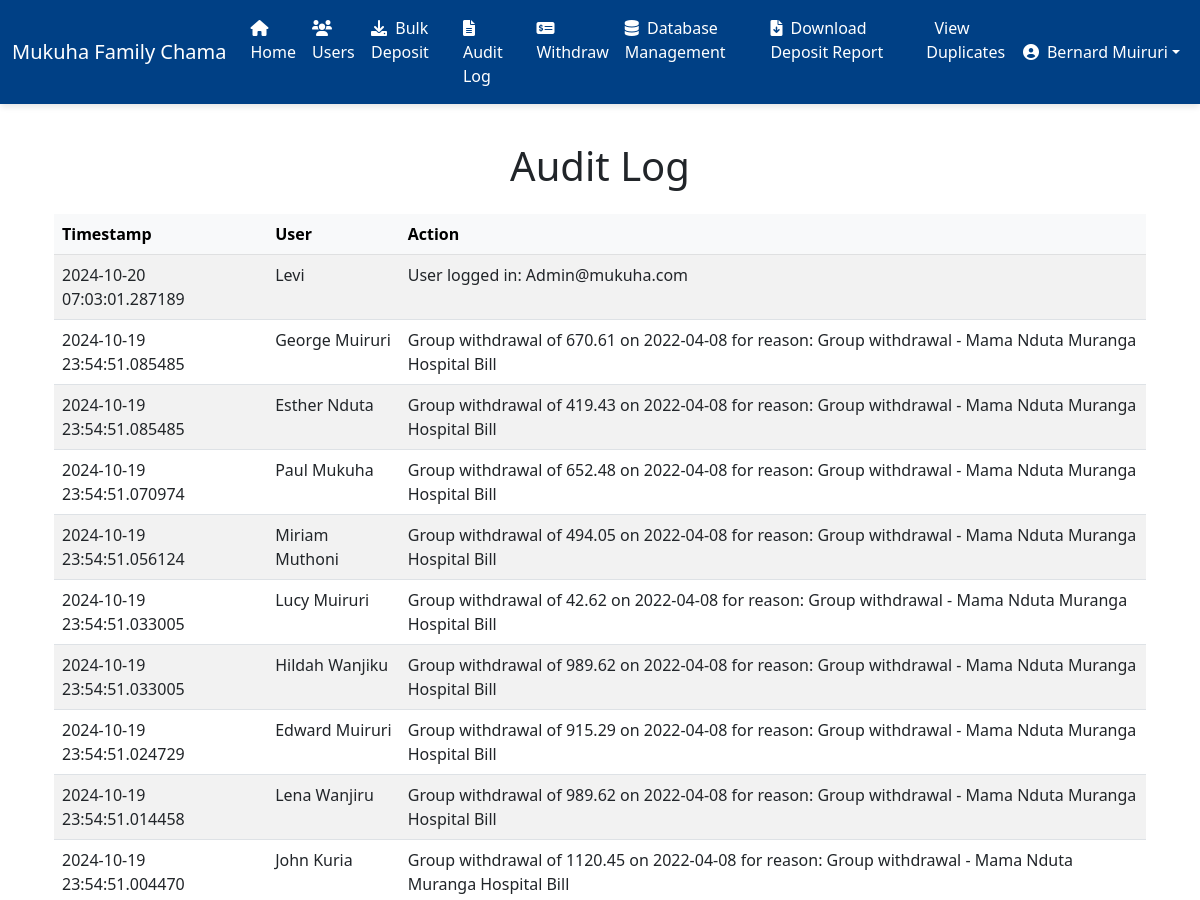
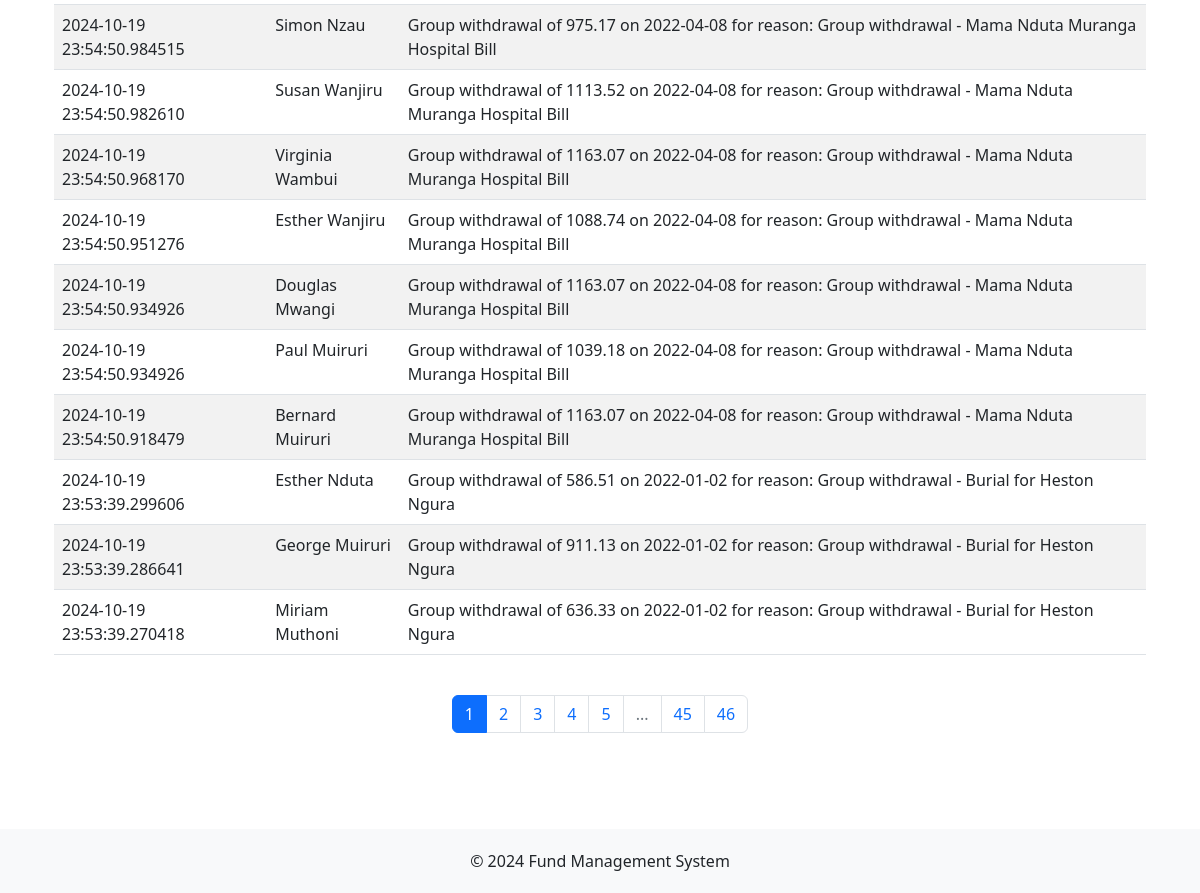
Page /audit_log (signed in) on the committed database (2 pictures, top to bottom).
### app.py (models this page shows, shortened)
class User(db.Model):
    id = db.Column(db.Integer, primary_key=True)
    name = db.Column(db.String(80), nullable=False)
    email = db.Column(db.String(120), unique=True, nullable=False)
    password = db.Column(db.String(255), nullable=False)
    role = db.Column(db.String(20), nullable=False, default='member')
    is_password_changed = db.Column(db.Boolean, default=False)
    deposits = db.relationship('Deposit', backref='user', lazy='dynamic')
    withdrawals = db.relationship('Withdrawal', backref='user', lazy='dynamic')

class AuditLog(db.Model):
    id = db.Column(db.Integer, primary_key=True)
    user_id = db.Column(db.Integer, db.ForeignKey('user.id'), nullable=False)
    action = db.Column(db.String(200), nullable=False)
    timestamp = db.Column(db.DateTime, nullable=False, default=datetime.utcnow)
    user = db.relationship('User', backref=db.backref('audit_logs', lazy='dynamic'))

### app.py (the view)
@app.route('/audit_log')
@login_required
@password_change_required
def audit_log():
    page = request.args.get('page', 1, type=int)
    per_page = 20  # Number of logs per page
    logs = AuditLog.query.order_by(AuditLog.timestamp.desc()).paginate(page=page, per_page=per_page, error_out=False)
    return render_template('audit_log.html', logs=logs)

### app.py (called while the page is built)
def login_required(f):
    @wraps(f)
    def decorated_function(*args, **kwargs):
        if 'user_id' not in session:
            return redirect(url_for('login', next=request.url))
        return f(*args, **kwargs)
    return decorated_function

def password_change_required(f):
    @wraps(f)
    def decorated_function(*args, **kwargs):
        user_id = session.get('user_id')
        if not user_id:
            return redirect(url_for('login'))
        user = User.query.get(user_id)
        if not user:
            session.pop('user_id', None)  # Clear invalid session
            return redirect(url_for('login'))
        if not user.is_password_changed:
            return redirect(url_for('change_password'))
        return f(*args, **kwargs)
    return decorated_function

@app.context_processor
def inject_user():
    if 'user_id' in session:
        user = User.query.get(session['user_id'])
        return dict(current_user=user)
    return dict(current_user=None)

### templates/audit_log.html (shortened to what this page needs)
{% extends "base.html" %}
{% block content %}
<div class="container my-5">
    <h1 class="text-center mb-4">Audit Log</h1>
    <div class="table-responsive">
        <table class="table table-striped table-hover">
            <thead class="table-light">
                <tr>
                    <th>Timestamp</th>
                    <th>User</th>
                    <th>Action</th>
                </tr>
            </thead>
            <tbody>
                {% for log in logs.items %}
                <tr>
                    <td>{{ log.timestamp }}</td>
                    <td>{{ log.user.name }}</td>
                    <td>{{ log.action }}</td>
                </tr>
                {% endfor %}
            </tbody>
        </table>
    </div>
    <nav aria-label="Page navigation" class="mt-4">
        <ul class="pagination justify-content-center">
            {% for page in logs.iter_pages() %}
                {% if page %}
                    {% if page != logs.page %}
                        <li class="page-item"><a class="page-link" href="{{ url_for('audit_log', page=page) }}">{{ page }}</a></li>
                    {% else %}
                        <li class="page-item active"><span class="page-link">{{ page }}</span></li>
                    {% endif %}
                {% else %}
                    <li class="page-item disabled"><span class="page-link">...</span></li>
                {% endif %}
            {% endfor %}
        </ul>
    </nav>
</div>
{% endblock %}

### templates/base.html (shortened to what this page needs)
<!DOCTYPE html>
<html lang="en">
<head>
    <link href="https://cdn.jsdelivr.net/npm/tailwindcss@2.2.19/dist/tailwind.min.css" rel="stylesheet">
    <link rel="stylesheet" href="https://cdnjs.cloudflare.com/ajax/libs/font-awesome/6.1.1/css/all.min.css">
    <link rel="stylesheet" href="https://cdn.jsdelivr.net/npm/bootstrap@5.2.3/dist/css/bootstrap.min.css">
    <link rel="stylesheet" href="https://cdnjs.cloudflare.com/ajax/libs/font-awesome/6.0.0-beta3/css/all.min.css" />
</head>
<body>
    <nav class="navbar navbar-expand-lg fixed-top
        {% if current_user %}
            {% if current_user.role == 'admin' %}
                navbar-admin
            {% elif current_user.role == 'member' %}
                navbar-member
            {% else %}
                navbar-light bg-light
            {% endif %}
        {% else %}
            navbar-light bg-light
        {% endif %}
    ">
        <div class="container-fluid">
            <a class="navbar-brand" href="{{ url_for('home') }}">Mukuha Family Chama</a>
            <div class="collapse navbar-collapse" id="navbarNav">
                {% if current_user and current_user.role == 'admin' %}
                    <ul class="navbar-nav me-auto mb-2 mb-lg-0">
                        <li class="nav-item">
                            <a class="nav-link {% if request.endpoint == 'index' %}active{% endif %}" href="{{ url_for('index') }}">
                                <i class="fas fa-home me-1"></i> Home
                            </a>
                        </li>
                        <li class="nav-item">
                            <a class="nav-link {% if request.endpoint == 'users' %}active{% endif %}" href="{{ url_for('users') }}">
                                <i class="fas fa-users me-1"></i> Users
                            </a>
                        </li>
                        <li class="nav-item">
                            <a class="nav-link {% if request.endpoint == 'bulk_deposit' %}active{% endif %}" href="{{ url_for('bulk_deposit') }}">
                                <i class="fas fa-download me-1"></i> Bulk Deposit
                            </a>
                        </li>
                        <li class="nav-item">
                            <a class="nav-link {% if request.endpoint == 'audit_log' %}active{% endif %}" href="{{ url_for('audit_log') }}">
                                <i class="fas fa-file-alt me-1"></i> Audit Log
                            </a>
                        </li>
                        <li class="nav-item">
                            <a class="nav-link {% if request.endpoint == 'withdraw' %}active{% endif %}" href="{{ url_for('withdraw') }}">
                                <i class="fas fa-money-check-alt me-1"></i> Withdraw
                            </a>
                        </li>
                        <li class="nav-item">
                            <a class="nav-link {% if request.endpoint == 'database_management' %}active{% endif %}" href="{{ url_for('database_management') }}">
                                <i class="fas fa-database me-1"></i> Database Management
                            </a>
                        </li>
                        <li class="nav-item">
                            <a class="nav-link {% if request.endpoint == 'download_deposit_report' %}active{% endif %}" href="{{ url_for('download_deposit_report') }}">
                                <i class="fas fa-file-download me-1"></i> Download Deposit Report
                            </a>
                        </li>
                        <li class="nav-item">
                            <a class="nav-link {% if request.endpoint == 'duplicate_deposits' %}active{% endif %}" href="{{ url_for('duplicate_deposits') }}">
                                 View Duplicates
                            </a>
                        </li>
                    </ul>
                {% endif %}
                <ul class="navbar-nav ms-auto mb-2 mb-lg-0">
                    {% if current_user %}
                        <li class="nav-item dropdown">
                            <a class="nav-link dropdown-toggle d-flex align-items-center" href="#" id="userDropdown" role="button" data-bs-toggle="dropdown" aria-expanded="false">
                                <i class="fas fa-user-circle me-2"></i> {{ current_user.name }}
                            </a>
                        </li>
                    {% else %}
                        <li class="nav-item">
                            <a class="nav-link {% if request.endpoint == 'login' %}active{% endif %}" href="{{ url_for('login') }}">
                                <i class="fas fa-sign-in-alt me-1"></i> Login
                            </a>
                        </li>
                    {% endif %}
                </ul>
            </div>
        </div>
    </nav>
    <div class="container content mt-4 mb-5">
        {% block content %}{% endblock %}
    </div>
    <footer>
        <div class="container">
            <p class="mb-0">&copy; 2024 Fund Management System</p>
        </div>
    </footer>
</body>
</html>

### templates/base.html (style rules this page uses)
body { display: flex; flex-direction: column; min-height: 100vh; padding-top: 70px; margin: 0; }
.content { flex: 1; }
footer { background-color: #f8f9fa; padding: 20px 0; width: 100%; text-align: center; }
.navbar { box-shadow: 0 4px 6px -1px rgba(0,0,0,0.1); transition: box-shadow 0.3s ease-in-out; }
.navbar-admin { background-color: #004085; }
.navbar-admin .nav-link, .navbar-member .nav-link, .navbar-admin .navbar-brand, .navbar-member .navbar-brand, .navbar-admin .dropdown-item, .navbar-member .dropdown-item { color: #ffffff !important; }

### rows in the picture
User: name "Bernard Muiruri"
AuditLog: timestamp "2024-10-20 07:03:01.287189", user.name "Levi", action "User logged in: Admin@mukuha.com"
AuditLog: timestamp "2024-10-19 23:54:51.085485", user.name "George Muiruri", action "Group withdrawal of 670.61 on 2022-04-08 for reason: Group withdrawal - Mama Nduta Muranga Hospital Bill"
AuditLog: timestamp "2024-10-19 23:54:51.085485", user.name "Esther Nduta", action "Group withdrawal of 419.43 on 2022-04-08 for reason: Group withdrawal - Mama Nduta Muranga Hospital Bill"
AuditLog: timestamp "2024-10-19 23:54:51.070974", user.name "Paul Mukuha", action "Group withdrawal of 652.48 on 2022-04-08 for reason: Group withdrawal - Mama Nduta Muranga Hospital Bill"
AuditLog: timestamp "2024-10-19 23:54:51.056124", user.name "Miriam Muthoni", action "Group withdrawal of 494.05 on 2022-04-08 for reason: Group withdrawal - Mama Nduta Muranga Hospital Bill"
AuditLog: timestamp "2024-10-19 23:54:51.033005", user.name "Lucy Muiruri", action "Group withdrawal of 42.62 on 2022-04-08 for reason: Group withdrawal - Mama Nduta Muranga Hospital Bill"
AuditLog: timestamp "2024-10-19 23:54:51.033005", user.name "Hildah Wanjiku", action "Group withdrawal of 989.62 on 2022-04-08 for reason: Group withdrawal - Mama Nduta Muranga Hospital Bill"
AuditLog: timestamp "2024-10-19 23:54:51.024729", user.name "Edward Muiruri", action "Group withdrawal of 915.29 on 2022-04-08 for reason: Group withdrawal - Mama Nduta Muranga Hospital Bill"
AuditLog: timestamp "2024-10-19 23:54:51.014458", user.name "Lena Wanjiru", action "Group withdrawal of 989.62 on 2022-04-08 for reason: Group withdrawal - Mama Nduta Muranga Hospital Bill"
AuditLog: timestamp "2024-10-19 23:54:51.004470", user.name "John Kuria", action "Group withdrawal of 1120.45 on 2022-04-08 for reason: Group withdrawal - Mama Nduta Muranga Hospital Bill"
AuditLog: timestamp "2024-10-19 23:54:50.984515", user.name "Simon Nzau", action "Group withdrawal of 975.17 on 2022-04-08 for reason: Group withdrawal - Mama Nduta Muranga Hospital Bill"
AuditLog: timestamp "2024-10-19 23:54:50.982610", user.name "Susan Wanjiru", action "Group withdrawal of 1113.52 on 2022-04-08 for reason: Group withdrawal - Mama Nduta Muranga Hospital Bill"
AuditLog: timestamp "2024-10-19 23:54:50.968170", user.name "Virginia Wambui", action "Group withdrawal of 1163.07 on 2022-04-08 for reason: Group withdrawal - Mama Nduta Muranga Hospital Bill"
AuditLog: timestamp "2024-10-19 23:54:50.951276", user.name "Esther Wanjiru", action "Group withdrawal of 1088.74 on 2022-04-08 for reason: Group withdrawal - Mama Nduta Muranga Hospital Bill"
AuditLog: timestamp "2024-10-19 23:54:50.934926", user.name "Douglas Mwangi", action "Group withdrawal of 1163.07 on 2022-04-08 for reason: Group withdrawal - Mama Nduta Muranga Hospital Bill"
AuditLog: timestamp "2024-10-19 23:54:50.934926", user.name "Paul Muiruri", action "Group withdrawal of 1039.18 on 2022-04-08 for reason: Group withdrawal - Mama Nduta Muranga Hospital Bill"
AuditLog: timestamp "2024-10-19 23:54:50.918479", user.name "Bernard Muiruri", action "Group withdrawal of 1163.07 on 2022-04-08 for reason: Group withdrawal - Mama Nduta Muranga Hospital Bill"
AuditLog: timestamp "2024-10-19 23:53:39.299606", user.name "Esther Nduta", action "Group withdrawal of 586.51 on 2022-01-02 for reason: Group withdrawal - Burial for Heston Ngura"
AuditLog: timestamp "2024-10-19 23:53:39.286641", user.name "George Muiruri", action "Group withdrawal of 911.13 on 2022-01-02 for reason: Group withdrawal - Burial for Heston Ngura"
AuditLog: timestamp "2024-10-19 23:53:39.270418", user.name "Miriam Muthoni", action "Group withdrawal of 636.33 on 2022-01-02 for reason: Group withdrawal - Burial for Heston Ngura"

### other values in the picture
{{ page }} "1"
{{ page }} "2" "3" "4" "5" "45" "46"
